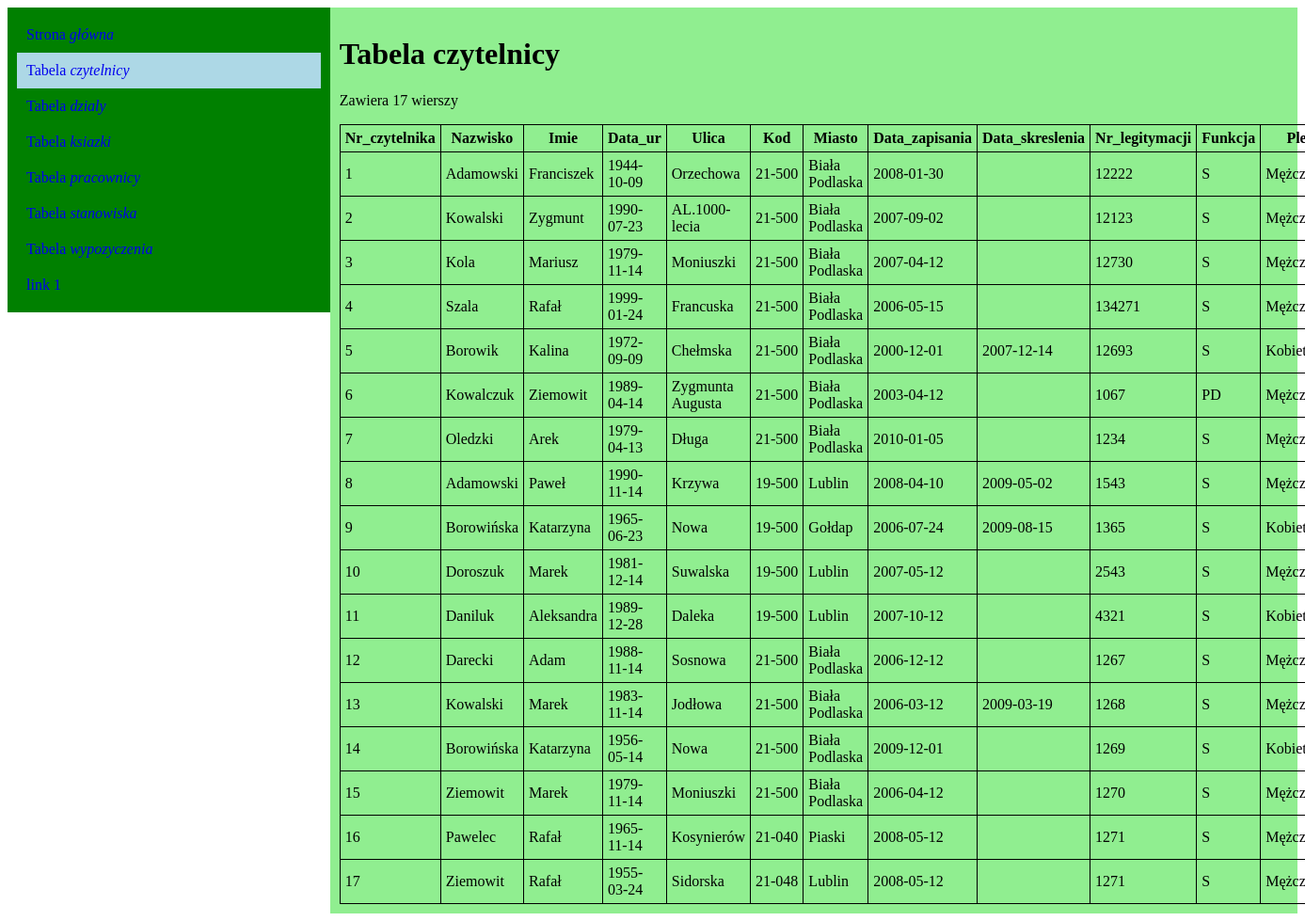
/projekt_biblio/projekt.php?podstrona=czytelnicy, run on the app's committed database.
### tables this page shows
CREATE TABLE Czytelnicy
(
    Nr_czytelnika   integer primary key auto_increment not null,
    Nazwisko        varchar(35),
    Imie            varchar(15),
    Data_ur         date,
    Ulica           varchar(40),
    Kod             integer,
    Miasto          varchar(40),
    Data_zapisania  date,
    Data_skreslenia date,
    Nr_legitymacji  integer,
    Funkcja         enum ('PD','S'),
    Plec            enum ('K','M')
);

### projekt_biblio/podstrona/czytelnicy.php (the view)
<h1>Tabela czytelnicy</h1>
<?php $result = $querry = mysqli_query($con, 'SELECT * FROM czytelnicy')  ?>
<p>Zawiera <?= mysqli_num_rows($result) ?> wierszy</p>
<table>
    <tr>
        <th>Nr_czytelnika</th>
        <th>Nazwisko</th>
        <th>Imie</th>
        <th>Data_ur</th>
        <th>Ulica</th>
        <th>Kod</th>
        <th>Miasto</th>
        <th>Data_zapisania</th>
        <th>Data_skreslenia</th>
        <th>Nr_legitymacji</th>
        <th>Funkcja</th>
        <th>Plec</th>
    </tr>
    <?php if (mysqli_num_rows($querry) > 0) {
        while ($row = mysqli_fetch_assoc($querry)) {; ?>
            <tr>
                <td><?= $row['Nr_czytelnika'] ?></td>
                <td><?= $row['Nazwisko'] ?></td>
                <td><?= $row['Imie'] ?></td>
                <td><?= $row['Data_ur'] ?></td>
                <td><?= $row['Ulica'] ?></td>
                <td><?php echo substr($row['Kod'], 0 , 2) ?>-<?php echo substr($row['Kod'], 2, 3) ?></td>
                <td><?= $row['Miasto'] ?></td>
                <td><?= $row['Data_zapisania'] ?></td>
                <td><?= $row['Data_skreslenia'] ?></td>
                <td><?= $row['Nr_legitymacji'] ?></td>
                <td><?= $row['Funkcja'] ?></td>
                <td> <?php if ($row['Plec'] == 'K') {echo "Kobieta";} else {echo "Mężczyzna";}  ?></td>
            </tr>
        <?php } ?>
    <?php } ?>
</table>

### projekt_biblio/projekt.php (shortened to what this page needs)
<!DOCTYPE html>
<html lang="pl">
<head>
</head>
<body>
    <div class="row">
        <div class="column left" style="background-color:green;">
            <div class="contener1">
                <a class="<?= ($_GET['podstrona'] ?? '') == 'glowny' ? 'active' : '' ?>" href="?podstrona=glowny">Strona <i>główna</i></a>
                <a class="<?= ($_GET['podstrona'] ?? '') == 'czytelnicy' ? 'active' : '' ?>" href="?podstrona=czytelnicy">Tabela <i>czytelnicy</i></a>
                <a class="<?= ($_GET['podstrona'] ?? '') == 'dzialy' ? 'active' : '' ?>" href="?podstrona=dzialy">Tabela <i>dzialy</i></a>
                <a class="<?= ($_GET['podstrona'] ?? '') == 'ksiazki' ? 'active' : '' ?>" href="?podstrona=ksiazki">Tabela <i>ksiazki</i></a>
                <a class="<?= ($_GET['podstrona'] ?? '') == 'pracownicy' ? 'active' : '' ?>" href="?podstrona=pracownicy">Tabela <i>pracownicy</i></a>
                <a class="<?= ($_GET['podstrona'] ?? '') == 'stanowiska' ? 'active' : '' ?>" href="?podstrona=stanowiska">Tabela <i>stanowiska</i></a>
                <a class="<?= ($_GET['podstrona'] ?? '') == 'wypozyczenia' ? 'active' : '' ?>" href="?podstrona=wypozyczenia">Tabela <i>wypozyczenia</i></a>
                <a class="<?= ($_GET['podstrona'] ?? '') == '8' ? 'active' : '' ?>" href="?podstrona=8">link 1</a>
            </div>
        </div>
        <div class="column right" style="background-color:lightgreen;">
            <?php
            if (isset($_GET['podstrona'])) {
                if (file_exists('podstrona/' . $_GET['podstrona'] . '.php')) {
                    include 'podstrona/' . $_GET['podstrona'] . '.php';
                } else {
                    echo '<h1>Nie znaleziono żądanej strony</h1>';
                }
            } else {
                include 'podstrona/glowny.php';
            }
            ?>
        </div>
    </div>
</body>
</html>

### projekt_biblio/projekt.php (style rules this page uses)
* { box-sizing: border-box; }
.column { float: left; padding: 10px; }
.left { width: 25%; }
.right { width: 75%; }
.row:after { content: ""; display: table; clear: both; }
.contener1 { display: flex; flex-direction: column; }
a { text-decoration: none; padding: 10px; }
.active { background-color: lightblue; width: 100%; }
table { border-collapse: collapse; }
td, th { border: 1px solid black; padding: 5px; }

### data on the page
czytelnicy: Nr_czytelnika "1", Nazwisko "Adamowski", Imie "Franciszek", Data_ur "1944-10-09", Ulica "Orzechowa", Kod "21", Kod "500", Miasto "Biała Podlaska", Data_zapisania "2008-01-30", Nr_legitymacji "12222", Funkcja "S", Plec "Mężczyzna"
czytelnicy: Nr_czytelnika "2", Nazwisko "Kowalski", Imie "Zygmunt", Data_ur "1990-07-23", Ulica "AL.1000-lecia", Kod "21", Kod "500", Miasto "Biała Podlaska", Data_zapisania "2007-09-02", Nr_legitymacji "12123", Funkcja "S", Plec "Mężczyzna"
czytelnicy: Nr_czytelnika "3", Nazwisko "Kola", Imie "Mariusz", Data_ur "1979-11-14", Ulica "Moniuszki", Kod "21", Kod "500", Miasto "Biała Podlaska", Data_zapisania "2007-04-12", Nr_legitymacji "12730", Funkcja "S", Plec "Mężczyzna"
czytelnicy: Nr_czytelnika "4", Nazwisko "Szala", Imie "Rafał", Data_ur "1999-01-24", Ulica "Francuska", Kod "21", Kod "500", Miasto "Biała Podlaska", Data_zapisania "2006-05-15", Nr_legitymacji "134271", Funkcja "S", Plec "Mężczyzna"
czytelnicy: Nr_czytelnika "5", Nazwisko "Borowik", Imie "Kalina", Data_ur "1972-09-09", Ulica "Chełmska", Kod "21", Kod "500", Miasto "Biała Podlaska", Data_zapisania "2000-12-01", Data_skreslenia "2007-12-14", Nr_legitymacji "12693", Funkcja "S", Plec "Kobieta"
czytelnicy: Nr_czytelnika "6", Nazwisko "Kowalczuk", Imie "Ziemowit", Data_ur "1989-04-14", Ulica "Zygmunta Augusta", Kod "21", Kod "500", Miasto "Biała Podlaska", Data_zapisania "2003-04-12", Nr_legitymacji "1067", Funkcja "PD", Plec "Mężczyzna"
czytelnicy: Nr_czytelnika "7", Nazwisko "Oledzki", Imie "Arek", Data_ur "1979-04-13", Ulica "Długa", Kod "21", Kod "500", Miasto "Biała Podlaska", Data_zapisania "2010-01-05", Nr_legitymacji "1234", Funkcja "S", Plec "Mężczyzna"
czytelnicy: Nr_czytelnika "8", Nazwisko "Adamowski", Imie "Paweł", Data_ur "1990-11-14", Ulica "Krzywa", Kod "19", Kod "500", Miasto "Lublin", Data_zapisania "2008-04-10", Data_skreslenia "2009-05-02", Nr_legitymacji "1543", Funkcja "S", Plec "Mężczyzna"
czytelnicy: Nr_czytelnika "9", Nazwisko "Borowińska", Imie "Katarzyna", Data_ur "1965-06-23", Ulica "Nowa", Kod "19", Kod "500", Miasto "Gołdap", Data_zapisania "2006-07-24", Data_skreslenia "2009-08-15", Nr_legitymacji "1365", Funkcja "S", Plec "Kobieta"
czytelnicy: Nr_czytelnika "10", Nazwisko "Doroszuk", Imie "Marek", Data_ur "1981-12-14", Ulica "Suwalska", Kod "19", Kod "500", Miasto "Lublin", Data_zapisania "2007-05-12", Nr_legitymacji "2543", Funkcja "S", Plec "Mężczyzna"
czytelnicy: Nr_czytelnika "11", Nazwisko "Daniluk", Imie "Aleksandra", Data_ur "1989-12-28", Ulica "Daleka", Kod "19", Kod "500", Miasto "Lublin", Data_zapisania "2007-10-12", Nr_legitymacji "4321", Funkcja "S", Plec "Kobieta"
czytelnicy: Nr_czytelnika "12", Nazwisko "Darecki", Imie "Adam", Data_ur "1988-11-14", Ulica "Sosnowa", Kod "21", Kod "500", Miasto "Biała Podlaska", Data_zapisania "2006-12-12", Nr_legitymacji "1267", Funkcja "S", Plec "Mężczyzna"
czytelnicy: Nr_czytelnika "13", Nazwisko "Kowalski", Imie "Marek", Data_ur "1983-11-14", Ulica "Jodłowa", Kod "21", Kod "500", Miasto "Biała Podlaska", Data_zapisania "2006-03-12", Data_skreslenia "2009-03-19", Nr_legitymacji "1268", Funkcja "S", Plec "Mężczyzna"
czytelnicy: Nr_czytelnika "14", Nazwisko "Borowińska", Imie "Katarzyna", Data_ur "1956-05-14", Ulica "Nowa", Kod "21", Kod "500", Miasto "Biała Podlaska", Data_zapisania "2009-12-01", Nr_legitymacji "1269", Funkcja "S", Plec "Kobieta"
czytelnicy: Nr_czytelnika "15", Nazwisko "Ziemowit", Imie "Marek", Data_ur "1979-11-14", Ulica "Moniuszki", Kod "21", Kod "500", Miasto "Biała Podlaska", Data_zapisania "2006-04-12", Nr_legitymacji "1270", Funkcja "S", Plec "Mężczyzna"
czytelnicy: Nr_czytelnika "16", Nazwisko "Pawelec", Imie "Rafał", Data_ur "1965-11-14", Ulica "Kosynierów", Kod "21", Kod "040", Miasto "Piaski", Data_zapisania "2008-05-12", Nr_legitymacji "1271", Funkcja "S", Plec "Mężczyzna"
czytelnicy: Nr_czytelnika "17", Nazwisko "Ziemowit", Imie "Rafał", Data_ur "1955-03-24", Ulica "Sidorska", Kod "21", Kod "048", Miasto "Lublin", Data_zapisania "2008-05-12", Nr_legitymacji "1271", Funkcja "S", Plec "Mężczyzna"

### other printed values
mysqli_num_rows($result) "17"
